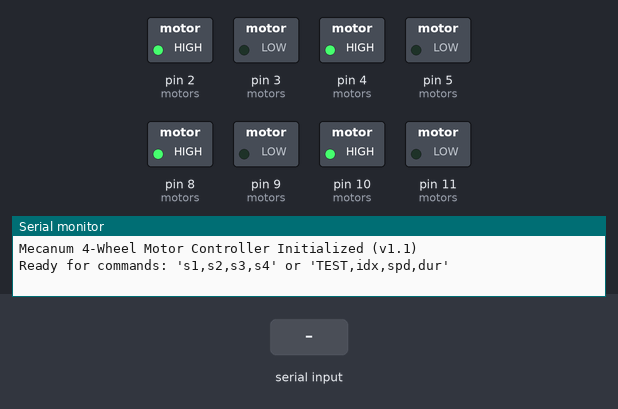
The sketch below on a simulated Arduino Uno, built with avr-gcc and run on an emulated ATmega328P. Shown: switched loads named in the sketch (green lamp = pin HIGH), the last lines printed to the serial monitor. The inputs (shaded band) are chosen by the test bench.

Above: at 1.2 s.
1.3 s: "TEST,0,100,500\n" received over Serial
At 1.7 s:
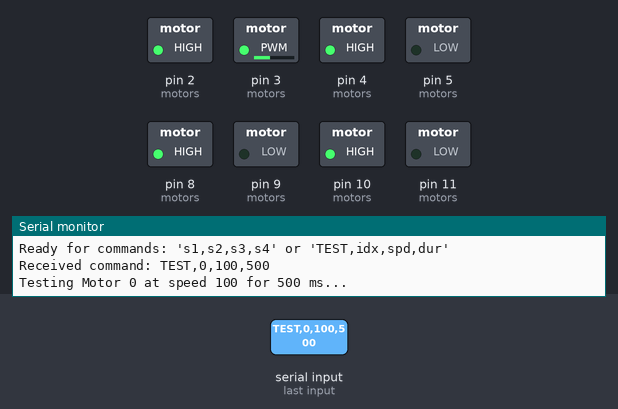
3.3 s: "TEST,\n" received over Serial
4.8 s: "90,45,200\n" received over Serial
Timing chart, 0 to 7.8 s (numbered marks = the images above; inputs shaded):
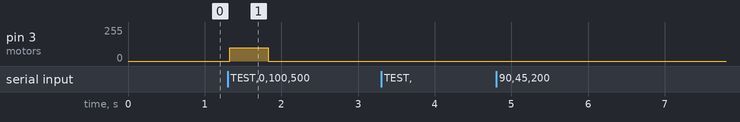

Measured:
- after the input at 1.3 s, pin 3 (motors): 0/255 → 100/255 at once, → 0/255 0.50 s later

The sketch:

mecanum-controller-extended.ino
```cpp
/*
 * mecanum-controller-extended.ino
 * Version: 1.1
 *
 * Description: Controller for 4-wheel Mecanum drive using RMCS-2305 motor drivers.
 * Provides functionality for controlling a Mecanum robot via serial commands,
 * including basic movement and individual motor testing for mapping.
 *
 * Compatible with:
 * - controller-test.py
 * - controller-test-advanced.py
 * - flask_mecanum_control.py (Flask frontend)
 *
 * Original description follows:
 */
/*
 * 4-Wheel Mecanum Drive Motor Controller for RMCS-2305 Drivers
 *
 * Hardware Setup:
 * ---------------
 * - Two RMCS-2305 Dual Motor Drivers are used.
 * - Motor Driver 1 (Front):
 * • Channel 1 (Front Left): DIR pin to Arduino pin 2, PWM pin to pin 3.
 * • Channel 2 (Front Right): DIR pin to Arduino pin 4, PWM pin to pin 5.
 * - Motor Driver 2 (Rear):
 * • Channel 1 (Rear Left): DIR pin to Arduino pin 8, PWM pin to pin 9.
 * • Channel 2 (Rear Right): DIR pin to Arduino pin 10, PWM pin to pin 11.
 *
 * - The drivers' SLEEP pins should be tied HIGH to enable them.
 * - Optionally, a potentiometer can be connected to analog pin A0.
 *
 * Command Protocol:
 * -----------------
 * Commands are single lines of text terminated by newline.
 *
 * 1. Movement Command:
 * Format: "s1,s2,s3,s4" where each 's' is PWM speed (-255 to 255).
 * Order: Motor 0 (FL), Motor 1 (FR), Motor 2 (RL), Motor 3 (RR)
 * Positive = forward (DIR HIGH), Negative = reverse (DIR LOW).
 * Example: "150,150,150,150" (Move forward)
 * "0,0,0,0" (Stop)
 *
 * 2. Test Command:
 * Format: "TEST,motor_index,speed,duration_ms"
 * 'motor_index': 0 (FL), 1 (FR), 2 (RL), 3 (RR) according to code definition.
 * 'speed': PWM speed (-255 to 255).
 * 'duration_ms': How long to run the motor in milliseconds.
 * Example: "TEST,0,100,500" (Run Front Left motor forward at speed 100 for 500ms)
 */

#include <Arduino.h>

// Enable debug printing by setting DEBUG to 1; set to 0 to disable.
#define DEBUG 1

// --- Motor Configuration ---
// Structure to hold motor pin assignments.
struct Motor {
  uint8_t dirPin; // Direction control pin
  uint8_t pwmPin; // PWM (speed) control pin
};

// Using an enum for clarity on motor indices.
enum MotorIndex {
  FRONT_LEFT = 0, // Index 0
  FRONT_RIGHT,    // Index 1
  REAR_LEFT,      // Index 2
  REAR_RIGHT      // Index 3
};

// Define our four motors (order: Front Left, Front Right, Rear Left, Rear Right).
// **THIS IS THE MAPPING YOU WILL VERIFY USING THE TEST FUNCTION**
Motor motors[4] = {
  {2, 3},   // Motor 0: Assumed Front Left (Driver 1, channel 1)
  {4, 5},   // Motor 1: Assumed Front Right (Driver 1, channel 2)
  {8, 9},   // Motor 2: Assumed Rear Left (Driver 2, channel 1)
  {10, 11}  // Motor 3: Assumed Rear Right (Driver 2, channel 2)
};

const unsigned long BAUD_RATE = 9600;
const int NUM_MOTORS = 4;
const int PWM_MAX = 255;

// --- Serial Command Buffer Settings ---
#define CMD_BUFFER_SIZE 64   // Maximum command length
char cmdBuffer[CMD_BUFFER_SIZE];  // Buffer to store incoming command
int cmdIndex = 0;                 // Current position in the buffer

// --- Function Prototypes ---
void setupMotorPins();
void processSerialInput();
void handleCommand(const char* command);
bool parseSpeedCommand(const char* command, int speeds[NUM_MOTORS]);
bool parseTestCommand(const char* command, int* motorIndex, int* speed, unsigned long* duration);
void executeTest(int motorIndex, int speed, unsigned long duration);
void setMotorSpeed(int index, int speed);
void stopAllMotors();
void debugPrint(const char* msg);
void debugPrintf(const char* format, ...);


void setup() {
  // Initialize motor control pins.
  setupMotorPins();
  stopAllMotors(); // Ensure motors are stopped at boot

  // (Optional: initialize analog input for a potentiometer.)
  // pinMode(A0, INPUT);

  Serial.begin(BAUD_RATE);
  // Wait for Serial port to connect (needed for some boards like Leonardo, Micro)
  // Remove this or add a timeout if it causes issues on your board
  // while (!Serial) {
  //   delay(10); // Wait for serial connection
  // }
  Serial.println("Mecanum 4-Wheel Motor Controller Initialized (v1.1)");
  Serial.println("Ready for commands: 's1,s2,s3,s4' or 'TEST,idx,spd,dur'");
}

void loop() {
  // Process incoming serial data without blocking the main loop.
  processSerialInput();

  // Additional periodic tasks (e.g., sensor readings) can be added here.
  // Be mindful not to block for too long, especially if expecting commands frequently.
}

/*
 * setupMotorPins()
 * Initializes all motor pins as OUTPUT.
 */
void setupMotorPins() {
  for (int i = 0; i < NUM_MOTORS; i++) {
    pinMode(motors[i].dirPin, OUTPUT);
    pinMode(motors[i].pwmPin, OUTPUT);
    digitalWrite(motors[i].dirPin, LOW); // Default direction
    analogWrite(motors[i].pwmPin, 0);   // Default speed (off)
  }
}

/*
 * processSerialInput()
 * Reads serial data one character at a time into a fixed buffer.
 * When a newline (or carriage return) is encountered, the complete command
 * is processed and the buffer is reset. Handles backspace for basic editing.
 */
void processSerialInput() {
  while (Serial.available() > 0) {
    char c = Serial.read();

    // Handle backspace/delete characters
    if (c == '\b' || c == 127) {
      if (cmdIndex > 0) {
        cmdIndex--;
        // Optional: Echo backspace to terminal if needed
        // Serial.write('\b'); Serial.write(' '); Serial.write('\b');
      }
    }
    // End of command detected.
    else if (c == '\n' || c == '\r') {
      if (cmdIndex > 0) { // Process only if buffer is not empty
        cmdBuffer[cmdIndex] = '\0';  // Null-terminate the string.
        handleCommand(cmdBuffer);
        cmdIndex = 0;  // Reset buffer for the next command.
      }
       // Ignore empty lines by simply resetting index if 0
       else {
         cmdIndex = 0;
       }
    }
    // Add character to buffer if space allows
    else if (cmdIndex < CMD_BUFFER_SIZE - 1) {
      cmdBuffer[cmdIndex++] = c;
    }
    // Buffer overflow
    else {
      debugPrint("Error: Command buffer overflow. Command ignored.");
      // Flush remaining input in the buffer for this line
      while (Serial.available() > 0 && Serial.read() != '\n');
      cmdIndex = 0; // Reset buffer
    }
  }
}


/*
 * handleCommand()
 * Processes a complete command string. Determines if it's a speed command
 * or a test command and calls the appropriate parser and executor.
 *
 * Parameters:
 * command - A null-terminated C-string containing the command.
 */
void handleCommand(const char* command) {
  #if DEBUG
  Serial.print("Received command: ");
  Serial.println(command);
  #endif

  // Check if it's a TEST command
  if (strncmp(command, "TEST,", 5) == 0) {
    int motorIndex, speed;
    unsigned long duration;
    if (parseTestCommand(command, &motorIndex, &speed, &duration)) {
      executeTest(motorIndex, speed, duration);
    } else {
      debugPrint("Error: Failed to parse TEST command.");
    }
  }
  // Otherwise, assume it's a speed command
  else {
    int speeds[NUM_MOTORS] = {0}; // Default to 0 speeds
    if (parseSpeedCommand(command, speeds)) {
      // Update each motor with the parsed speed.
      for (int i = 0; i < NUM_MOTORS; i++) {
        setMotorSpeed(i, speeds[i]);
      }
      #if DEBUG
      debugPrintf("Set speeds: %d, %d, %d, %d\n", speeds[0], speeds[1], speeds[2], speeds[3]);
      #endif
    } else {
      debugPrint("Error: Failed to parse speed command. Format: s1,s2,s3,s4");
    }
  }
}

/*
 * parseSpeedCommand()
 * Parses a command string formatted as "num,num,num,num" into an array of integers.
 *
 * Parameters:
 * command - The input command string.
 * speeds  - An array to be filled with the parsed speed values.
 *
 * Returns:
 * true if exactly 4 integers are successfully parsed, false otherwise.
 */
bool parseSpeedCommand(const char* command, int speeds[NUM_MOTORS]) {
  // Use strtok to handle potential extra spaces or variations
  char tempCmd[CMD_BUFFER_SIZE];
  strncpy(tempCmd, command, CMD_BUFFER_SIZE - 1);
  tempCmd[CMD_BUFFER_SIZE - 1] = '\0'; // Ensure null termination

  char* token = strtok(tempCmd, ",");
  int count = 0;
  while (token != NULL && count < NUM_MOTORS) {
    // Attempt to convert token to integer
    char* endptr;
    long val = strtol(token, &endptr, 10);

    // Check if conversion was successful and consumed the entire token
    if (endptr != token && *endptr == '\0') {
       speeds[count++] = (int)val;
    } else {
      // Invalid number format in token
      return false;
    }
    token = strtok(NULL, ",");
  }

  // Check if we got exactly NUM_MOTORS values
  return (count == NUM_MOTORS);
}


/*
 * parseTestCommand()
 * Parses a command string formatted as "TEST,motor_index,speed,duration_ms".
 *
 * Parameters:
 * command     - The input command string (starting with "TEST,").
 * motorIndex  - Pointer to store the parsed motor index.
 * speed       - Pointer to store the parsed speed.
 * duration    - Pointer to store the parsed duration.
 *
 * Returns:
 * true if parsing is successful and values are within valid ranges, false otherwise.
 */
bool parseTestCommand(const char* command, int* motorIndex, int* speed, unsigned long* duration) {
  // Format: TEST,index,speed,duration
  int numParsed = sscanf(command, "TEST,%d,%d,%lu", motorIndex, speed, duration);

  if (numParsed == 3) {
    // Basic validation
    if (*motorIndex < 0 || *motorIndex >= NUM_MOTORS) {
      debugPrintf("Error: Invalid motor index %d. Must be 0-%d.\n", *motorIndex, NUM_MOTORS - 1);
      return false;
    }
    // Speed validation is handled by setMotorSpeed's constrain
    // Duration validation (optional, e.g., prevent extremely long tests)
    if (*duration > 30000) { // Limit test duration to 30 seconds
        debugPrint("Warning: Test duration capped at 30000ms.");
        *duration = 30000;
    }
    return true;
  }
  return false;
}

/*
 * executeTest()
 * Runs a single specified motor for a given duration and then stops it.
 *
 * Parameters:
 * motorIndex - Index of the motor to test (0-3).
 * speed      - Speed to run the motor (-255 to 255).
 * duration   - Duration to run in milliseconds.
 */
void executeTest(int motorIndex, int speed, unsigned long duration) {
  if (motorIndex < 0 || motorIndex >= NUM_MOTORS) return;

  debugPrintf("Testing Motor %d at speed %d for %lu ms...\n", motorIndex, speed, duration);

  // Ensure other motors are stopped (optional, but safer for testing)
  // stopAllMotors(); // Uncomment if you want absolute certainty only one motor runs

  setMotorSpeed(motorIndex, speed);
  delay(duration); // Block execution for the test duration
  setMotorSpeed(motorIndex, 0); // Stop the motor after the test

  debugPrintf("Test finished for Motor %d.\n", motorIndex);
}


/*
 * setMotorSpeed()
 * Sets the speed and direction for the specified motor.
 *
 * Parameters:
 * index - The index of the motor (0 to 3).
 * speed - A signed integer (-PWM_MAX to PWM_MAX). Positive for forward, negative for reverse.
 */
void setMotorSpeed(int index, int speed) {
  if (index < 0 || index >= NUM_MOTORS) return; // Invalid index check

  // Determine direction and absolute speed
  bool reverse = (speed < 0);
  int absSpeed = abs(speed);

  // Clamp speed to the maximum PWM value
  absSpeed = constrain(absSpeed, 0, PWM_MAX);

  // Set direction pin: HIGH for "forward", LOW for "reverse"
  // Note: "Forward" wheel rotation depends on motor wiring and mounting.
  // This assumes HIGH on DIR pin corresponds to intended forward motion.
  digitalWrite(motors[index].dirPin, reverse ? LOW : HIGH);

  // Set PWM speed
  analogWrite(motors[index].pwmPin, absSpeed);

  // Debug print for individual motor setting (can be noisy)
  // #if DEBUG
  // debugPrintf("Motor %d: Dir=%s, Speed=%d\n", index, reverse ? "LOW (Rev)" : "HIGH (Fwd)", absSpeed);
  // #endif
}

/*
* stopAllMotors()
* Sets speed for all motors to 0.
*/
void stopAllMotors() {
  debugPrint("Stopping all motors.");
  for (int i = 0; i < NUM_MOTORS; i++) {
    setMotorSpeed(i, 0);
  }
}

/*
 * debugPrint()
 * Utility function for printing debug messages if debugging is enabled.
 */
void debugPrint(const char* msg) {
  #if DEBUG
  Serial.println(msg);
  #endif
}

/*
 * debugPrintf()
 * Utility function for printing formatted debug messages if debugging is enabled.
 */
void debugPrintf(const char* format, ...) {
  #if DEBUG
  char buf[128]; // Buffer for formatted string
  va_list args;
  va_start(args, format);
  vsnprintf(buf, sizeof(buf), format, args);
  va_end(args);
  Serial.print(buf); // Use print to potentially avoid extra newline
  #endif
}
```
